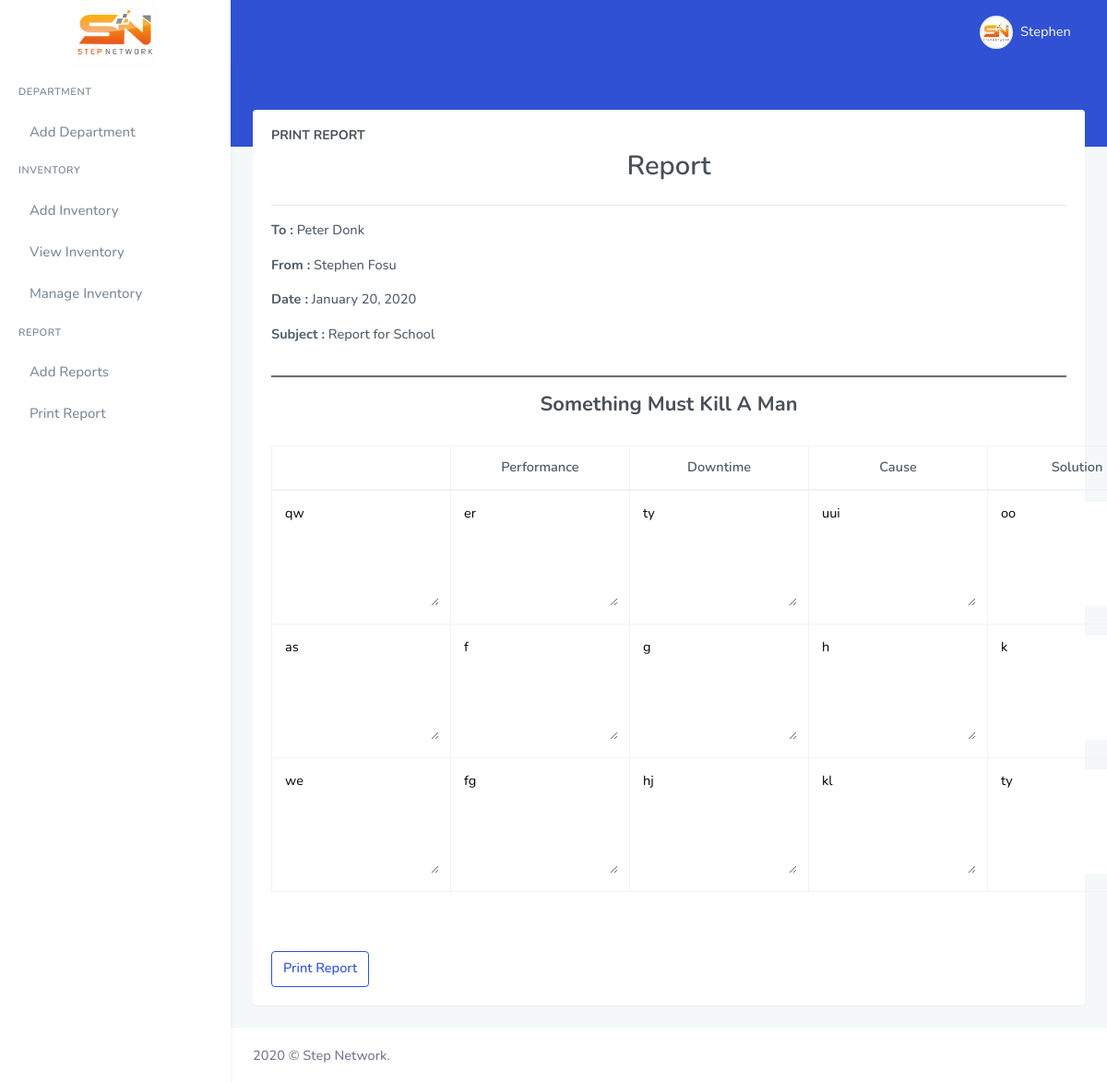
Page /report.php?i=6932155 on the committed database.
### tables this page shows
CREATE TABLE `reports` (
  `id` int(100) NOT NULL,
  `secret_id` varchar(100) NOT NULL,
  `report_to` varchar(255) NOT NULL,
  `report_from` varchar(255) NOT NULL,
  `report_date` varchar(50) NOT NULL,
  `report_subject` varchar(255) NOT NULL,
  `report_title` varchar(255) NOT NULL,
  `report_item` mediumtext NOT NULL,
  `performance` mediumtext NOT NULL,
  `downtime` mediumtext NOT NULL,
  `cause` mediumtext NOT NULL,
  `solution` mediumtext NOT NULL,
  `timestamp` timestamp NOT NULL DEFAULT current_timestamp() ON UPDATE current_timestamp()
);

### report.php (the view, shortened to what this page needs)
<?php  require_once 'db.php';
if (isset($_GET['i'])) {
$secret_id = $_GET['i'];
}else{
    echo '<script>window.location.href="add-report.php"</script>';
}
$get_report_details = mysqli_query($connectionString,"SELECT * FROM reports WHERE secret_id = '$secret_id' LIMIT 1")or die(mysqli_error($connectionString));
$get_details = mysqli_fetch_array($get_report_details);
$to = $get_details['report_to'];
$from = $get_details['report_from'];
$date = $get_details['report_date'];
$subject = $get_details['report_subject'];
$title = $get_details['report_title'];
 ?>
<!doctype html>
<html lang="en">
    <head>
        <link href="assets/css/bootstrap.min.css" rel="stylesheet" type="text/css" />
        <link href="assets/css/icons.min.css" rel="stylesheet" type="text/css" />
        <link href="assets/css/app.min.css" rel="stylesheet" type="text/css" />
        <link href="assets/libs/alertifyjs/build/css/alertify.min.css" rel="stylesheet" type="text/css" />
        <link href="assets/libs/alertifyjs/build/css/themes/default.min.css" rel="stylesheet" type="text/css" />
    </head>
    <body data-topbar="colored">
        <div id="layout-wrapper">
           <?php  require_once 'sidebar.php';  ?>
            <div class="main-content">
                <div class="page-content">
                    <div class="page-title-box">
                    </div>
                    <div class="page-content-wrapper">
                        <div class="container-fluid">
                             <div class="row justify-content-center">
                                <div class="col-xl-12 col-md-12">
                                    <div class="card">
                                        <div class="card-body">
                                            <h4 class="header-title">Print Report</h4>
 <form id="add-report" method="POST">
  <div class="row">
            <div class="col-xs-12 col-md-12">
                <div>
                    <h2 class="text-center">Report</h2>
                </div>
            </div>
            <div class="col-xs-12 col-md-12">
                <hr>
                <div class="row">
                    <div class="col-xs-12 col-md-6">
                        <address>
                            <strong>To :</strong>
                            <span><?php echo $to; ?></span>
                        </address>
                         <address>
                            <strong>From :</strong>
                            <span><?php echo $from; ?></span>
                        </address>
                         <address>
                           <strong>Date :</strong>
                            <span><?php echo $date; ?></span>
                        </address>
                         <address>
                            <strong>Subject :</strong>
                            <span><?php echo $subject; ?></span>
                        </address>
                    </div>
                </div>
            </div>
        </div>
        <hr style="border-bottom: 2px solid #717171">
	<div class="row justify-content-center">
    <div class="col-md-12 text-center">
    <h4 class="font-weight-bold"><?php  echo $title;  ?></h4>
    </div>
    </div>
                                             <div class="row clearfix">
    <div class="col-md-12 mt-4">
      <table class="table table-bordered table-hover" id="customFields">
        <thead>
          <tr>
            <th class="text-center">&nbsp;</th>
            <th class="text-center"> Performance </th>
            <th class="text-center"> Downtime </th>
            <th class="text-center"> Cause </th>
            <th class="text-center"> Solution </th>
          </tr>
        </thead>
        <tbody>
         <?php
         $get_report_info = mysqli_query($connectionString,"SELECT * FROM reports WHERE secret_id = '$secret_id'")or die(mysqli_error($connectionString));
         while ($each_item = mysqli_fetch_array($get_report_info)) {
             $item_name = $each_item['report_item'];
             $item_performance = $each_item['performance'];
             $item_downtime = $each_item['downtime'];
             $item_cause = $each_item['cause'];
             $item_solution = $each_item['solution'];
             ?>
    <tr>
        <td><textarea readonly="require_once" style="border: none;overflow: hidden;" rows="5"><?php echo $item_name;  ?></textarea> </td>
        <td><textarea readonly="require_once" style="border: none;overflow: hidden;" rows="5"><?php echo $item_performance;  ?></textarea> </td>
        <td><textarea readonly="require_once" style="border: none;overflow: hidden;" rows="5"><?php echo $item_downtime;  ?></textarea> </td>
        <td><textarea readonly="require_once" style="border: none;overflow: hidden;" rows="5"><?php echo $item_cause;  ?></textarea> </td>
        <td><textarea readonly="require_once" style="border: none;overflow: hidden;" rows="5"><?php echo $item_solution;  ?></textarea> </td>
    </tr>
     <?php    }?>
        </tbody>
      </table>
      <button id="printpagebutton" class="btn btn-outline-primary mt-5" onclick="printpage()">Print Report</button>
    </div>
  </div>
  </form>
                                        </div>
                                    </div>
                                </div>
                            </div>
                        </div>
                    </div>
                </div>
                <footer class="footer">
                    <div class="container-fluid">
                        <div class="row">
                            <div class="col-sm-6">
                                2020 © Step Network.
                            </div>
                        </div>
                    </div>
                </footer>
            </div>
        </div>
    </body>
</html>

### sidebar.php (shortened to what this page needs)
 <header id="page-topbar">
                <div class="navbar-header">
                    <div class="d-flex">
                        <div class="navbar-brand-box">
                            <a href="javascript:void(0)" class="logo logo-dark">
                                <span class="logo-lg">
                                    <img src="assets/images/logo.jpeg" alt="" height="80">
                                </span>
                            </a>
                        </div>
                    </div>
                    <div class="d-flex">
                        <div class="dropdown d-inline-block">
                            <button type="button" class="btn header-item waves-effect" id="page-header-user-dropdown" data-toggle="dropdown" aria-haspopup="true" aria-expanded="false">
                                <img class="rounded-circle header-profile-user" src="assets/images/logo.jpeg" alt="Header Avatar">
                                <span class="d-none d-sm-inline-block ml-1">Stephen</span>
                                <i class="mdi mdi-chevron-down d-none d-sm-inline-block"></i>
                            </button>
                        </div>
                    </div>
                </div>
            </header>
<div class="vertical-menu">
                <div data-simplebar class="h-100">
                    <div id="sidebar-menu">
                        <ul class="metismenu list-unstyled" id="side-menu">
                            <li class="menu-title">Department</li>
                            <li>
                                <a href="add-department.php" class="waves-effect">
                                    <span>Add Department</span>
                                </a>
                            </li>
                            <li class="menu-title">Inventory</li>
                            <li>
                                <a href="add-inventory.php" class=" waves-effect">
                                    <span>Add Inventory</span>
                                </a>
                            </li>
                             <li>
                                <a href="view-inventory.php" class=" waves-effect">
                                    <span>View Inventory</span>
                                </a>
                            </li>
                             <li>
                                <a href="manage-inventory.php" class=" waves-effect">
                                    <span>Manage Inventory</span>
                                </a>
                            </li>
                             <li class="menu-title">Report</li>
                              <li>
                                <a href="add-report.php" class=" waves-effect">
                                    <span>Add Reports</span>
                                </a>
                            </li>
                             <li>
                                <a href="view-report.php" class=" waves-effect">
                                    <span>Print Report</span>
                                </a>
                            </li>
                        </ul>
                    </div>
                </div>
            </div>

### rows in the picture
reports: report_to "Peter Donk", report_from "Stephen Fosu", report_date "January 20, 2020", report_subject "Report for School", report_title "Something Must Kill A Man", report_item "qw", performance "er", downtime "ty", cause "uui", solution "oo"
reports: report_item "as", performance "f", downtime "g", cause "h", solution "k"
reports: report_item "we", performance "fg", downtime "hj", cause "kl", solution "ty"
